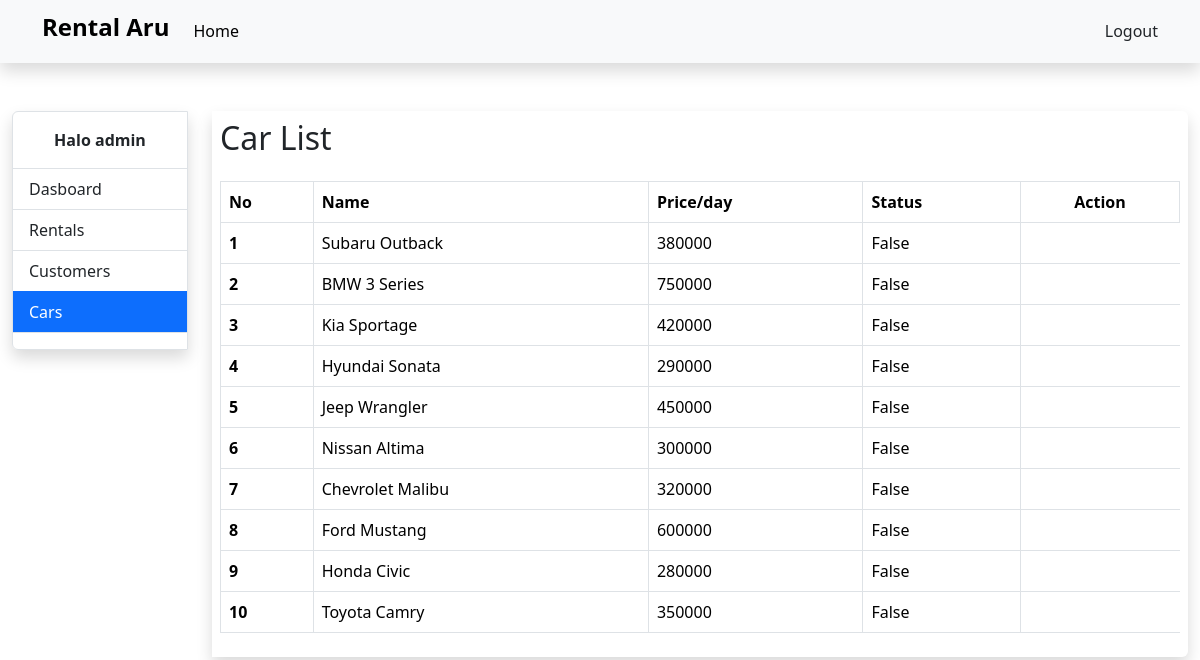
Before: /cars-page/ (signed in) with the older database file.
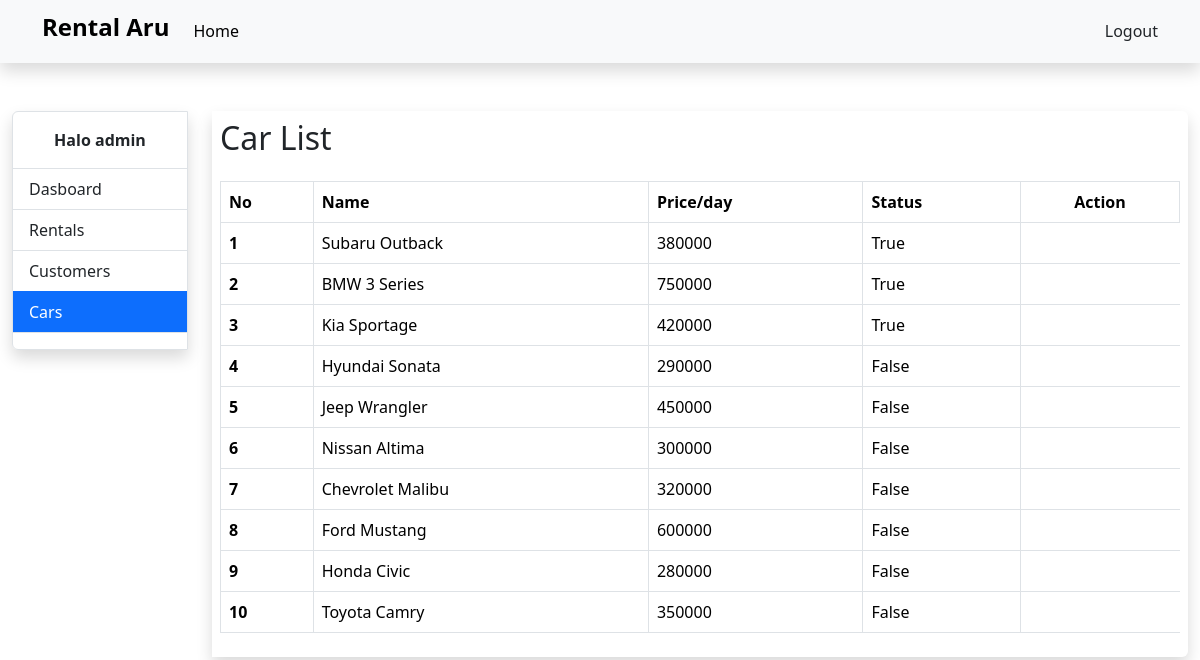
After: the same page with the newer database file.
### base/models.py (models this page shows, shortened)
class Car(models.Model):
    TRANSMISSION_CHOICES = [
        ('automatic', 'Automatic'),
        ('manual', 'Manual'),
    ]
    name = models.CharField(max_length=255)
    car_type = models.CharField(max_length=50)
    price = models.IntegerField(null=True)
    color = models.CharField(max_length=50)
    transmission = models.CharField(max_length=10, choices=TRANSMISSION_CHOICES)
    license_plate = models.CharField(max_length=15, unique=True)
    passenger_capacity = models.IntegerField()
    fuel_capacity = models.DecimalField(max_digits=5, decimal_places=2)
    description = models.TextField(blank=True, null=True)
    picture = models.ImageField(blank=True, null=True)
    is_booked = models.BooleanField(default=False)

### base/views.py (the view)
# urls.py: path('cars-page/', views.cars_page, name='cars_page'),
@login_required(login_url='login_page')
def cars_page(request):
    cars = Car.objects.all()
    context = {
        'cars': cars,
        'name': str(request.user).split()[0],
        'menus': {
            'menu': 'carsMenu',
            'submenu': '',
        },
    }
    return render(request, 'cars_page.html', context)

### account/models.py (called while the page is built)
    def __str__(self):
        return self.full_name

### templates/cars_page.html
{% extends 'base.html' %}
{% block contents %}
        {% include 'menu.html' %}
        <div class="col-lg">
            <div class="shadow rounded-end p-2">
                <div class="row mb-3">
                    <div class="col-10">
                        <h2>Car List</h2>
                    </div>
                </div>
                <div class="table-responsive">
                    <table class="table table-bordered">
                        <thead>
                            <tr>
                                <th scope="col">No</th>
                                <th scope="col">Name</th>
                                <th scope="col">Price/day</th>
                                <th scope="col">Status</th>
                                <th scope="col" class="text-center">Action</th>
                            </tr>
                        </thead>
                        <tbody>
                            {% if cars %}
                            {% for car in cars %}
                            <tr>
                                <th scope="col">{{forloop.counter}}</th>
                                <td>{{car.name}}</td>
                                <td>{{car.price}}</td>
                                <td>{{car.is_booked}}</td>
                            </tr>
                            {% endfor %}
                            {% else %}
                            <tr>
                                <td colspan="9" class="text-center">Data not found.</td>
                            </tr>
                            {% endif %}
                        </tbody>
                    </table>
                </div>
            </div>
        </div>
{% endblock %}

Changed rows visible on the page:
changed Car "Subaru Outback": is_booked "False" → "True"
changed Car "BMW 3 Series": is_booked "False" → "True"
changed Car "Kia Sportage": is_booked "False" → "True"
